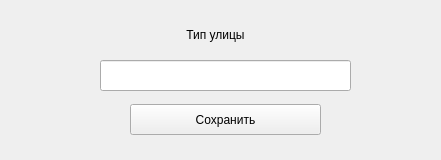
<?xml version="1.0" encoding="UTF-8"?>
<ui version="4.0">
 <class>Form</class>
 <widget class="QWidget" name="Form">
  <property name="geometry">
   <rect>
    <x>0</x>
    <y>0</y>
    <width>441</width>
    <height>160</height>
   </rect>
  </property>
  <property name="windowTitle">
   <string>Form</string>
  </property>
  <widget class="QPushButton" name="pushButton">
   <property name="geometry">
    <rect>
     <x>130</x>
     <y>104</y>
     <width>191</width>
     <height>31</height>
    </rect>
   </property>
   <property name="text">
    <string>Сохранить</string>
   </property>
  </widget>
  <widget class="QLineEdit" name="lineEdit">
   <property name="geometry">
    <rect>
     <x>100</x>
     <y>60</y>
     <width>251</width>
     <height>31</height>
    </rect>
   </property>
  </widget>
  <widget class="QLabel" name="label">
   <property name="geometry">
    <rect>
     <x>120</x>
     <y>20</y>
     <width>191</width>
     <height>31</height>
    </rect>
   </property>
   <property name="text">
    <string>&lt;html&gt;&lt;head/&gt;&lt;body&gt;&lt;p align=&quot;center&quot;&gt;Тип улицы&lt;/p&gt;&lt;/body&gt;&lt;/html&gt;</string>
   </property>
  </widget>
 </widget>
 <resources/>
 <connections/>
</ui>
